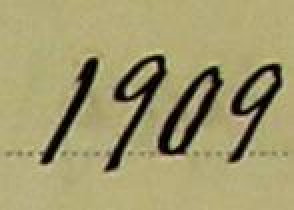
#> input picture Test/Date Strings Part I/Part I/T_v120950.b2100.s204.jpg, 147 x 105 px (shown 2 times larger); its folder holds only this picture in this run
$ jupyter execute --allow-errors digit_based.ipynb   (older library calls are emulated)
#> lines starting #> are read from the running program, lines starting #| are printed output that depends on the picture; after the words box and inside, x2 and y2 are one past the last pixel; in counts of white or black regions, pixels touching at a corner belong together
#> further down, image is the input picture: shape (105, 147, 3); mean B, G, R 109.8, 153.9, 161.9
#> `gray_ = cv2.cvtColor(image, cv2.COLOR_BGR2GRAY)`:
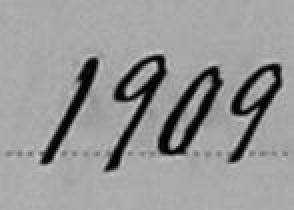
#> gray_: shape (105, 147) (shown 2 times larger); min 1, max 200, mean 151.2
#> `gray_ = gray_[10:-10, 3:-3]`:
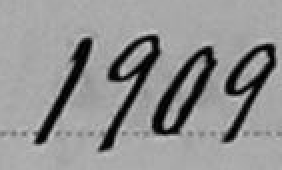
#> gray_: shape (85, 141) (shown 2 times larger); min 1, max 200, mean 145.9
[cell 1]
import torch
import torchvision
import torch.nn.functional as F
from torchvision import transforms
#from sklearn.preprocessing import LabelBinarizer
from PIL import Image
import matplotlib.pyplot as plt
import cv2
#import imutils
import numpy as np
import os
import pandas as pd
from torch.utils.data import TensorDataset
import torch.nn as nn


# Veriye özel çok fazla IF koyduğum için bu yöntemle devam etmek istemedim.

[cell 2]
def rotate_image(mat, angle):

    #Rotates an image (angle in degrees) and expands image to avoid cropping

#> called with angle = 45
    height, width = mat.shape[:2] # image shape has 3 dimensions
#> height = 85; width = 141
    image_center = (width/2, height/2) # getRotationMatrix2D needs coordinates in reverse order (width, height) compared to shape
#> image_center = (70.5, 42.5)

    rotation_mat = cv2.getRotationMatrix2D(image_center, angle, 1.)

    # rotation calculates the cos and sin, taking absolutes of those.
    abs_cos = abs(rotation_mat[0,0])
#> abs_cos = 0.707
    abs_sin = abs(rotation_mat[0,1])
#> abs_sin = 0.707

    # find the new width and height bounds
    bound_w = int(height * abs_sin + width * abs_cos)
#> bound_w = 159
    bound_h = int(height * abs_cos + width * abs_sin)
#> bound_h = 159

    # subtract old image center (bringing image back to origo) and adding the new image center coordinates
    rotation_mat[0, 2] += bound_w/2 - image_center[0]
    rotation_mat[1, 2] += bound_h/2 - image_center[1]

    # rotate image with the new bounds and translated rotation matrix
    rotated_mat = cv2.warpAffine(mat, rotation_mat, (bound_w, bound_h), borderMode=cv2.BORDER_CONSTANT, borderValue=(175,175,175))
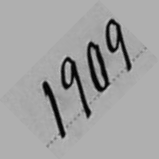
#> rotated_mat: shape (159, 159); min 1, max 193, mean 161.2
#> `blurred = cv2.GaussianBlur(gray, (5, 5), 0)`:
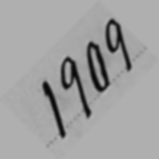
#> blurred: shape (159, 159); min 6, max 178, mean 161.2
#> `edged = cv2.Canny(blurred, 30, 150)`:
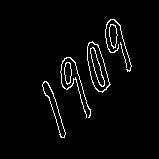
#> edged: shape (159, 159); 3.1% white in thin lines or dots, all inside (x1, y1, x2, y2) = (42, 19, 132, 138)
#> `cnts = cv2.findContours(edged.copy(), cv2.RETR_EXTERNAL, cv2.CHAIN_APP..`: cnts = 7 contours, 1 with area under 20; largest, box (x1, y1, x2, y2) and area: (87, 41, 111, 93) 687, (42, 81, 66, 138) 316, (109, 24, 118, 49) 134, (64, 62, 72, 85) 117, (60, 57, 91, 118) 26, (105, 19, 132, 72) 20
#> `boundingBoxes = [cv2.boundingRect(c) for c in cnts[0]]`: boundingBoxes = [(42, 81, 24, 57), (64, 62, 8, 23), (60, 57, 31, 61), (120, 42, 7, 26), (87, 41, 24, 52), (109, 24, 9, 25), (105, 19, 27, 53)]
#> `(cnts, boundingBoxes) = zip(*sorted(zip(cnts[0], boundingBoxes), key=l..`: boundingBoxes = ((42, 81, 24, 57), (60, 57, 31, 61), (64, 62, 8, 23), (87, 41, 24, 52), (105, 19, 27, 53), (109, 24, 9, 25), (120, 42, 7, 26))
    #rotated_mat = cv2.warpAffine(mat, rotation_mat, (bound_w, bound_h), borderMode=cv2.BORDER_REPLICATE)
    return rotated_mat

[cell 3]
from sklearn.metrics import classification_report
import numpy as np

#labels = ['A', 'B', 'C']
labels = [str(i) for i in range(10)]

y_true = np.array([[1, 0, 7],
                   [2, 3, 5],
                   [4, 5, 6]])
y_pred = np.array([[1, 0, 0],
                   [1, 3, 5],
                   [4, 5, 6]])

#> (the rest of this cell did not finish here and is left out)

#> (a cell that did not finish here is left out)

#> (a cell that did not finish here is left out)

#> (a cell that did not finish here is left out)

#> `boundingBoxes = [cv2.boundingRect(c) for c in cnts[0]]`: boundingBoxes = [(42, 81, 24, 57), (64, 62, 8, 23), (60, 57, 31, 61), (120, 42, 7, 26), (87, 41, 24, 52), (109, 24, 9, 25), (105, 19, 27, 53)]
#> `(cnts, boundingBoxes) = zip(*sorted(zip(cnts[0], boundingBoxes), key=l..`: boundingBoxes = ((42, 81, 24, 57), (60, 57, 31, 61), (64, 62, 8, 23), (87, 41, 24, 52), (105, 19, 27, 53), (109, 24, 9, 25), (120, 42, 7, 26))
    blurred = cv2.GaussianBlur(gray, (5, 5), 0)
    # perform edge detection, find contours in the edge map, and sort the
    # resulting contours from left-to-right
    edged = cv2.Canny(blurred, 30, 150)
    cnts = cv2.findContours(edged.copy(), cv2.RETR_EXTERNAL,
        cv2.CHAIN_APPROX_SIMPLE)
    chars = []
    boundingBoxes = [cv2.boundingRect(c) for c in cnts[0]]
    if len(boundingBoxes) == 0:
        print(i)
        continue
    (cnts, boundingBoxes) = zip(*sorted(zip(cnts[0], boundingBoxes), key=lambda b: b[1][0], reverse=False))

    for c in cnts:
        # compute the bounding box of the contour
        (x, y, w, h) = cv2.boundingRect(c)
        # filter out bounding boxes, ensuring they are neither too small
        # nor too large
        if (w >= 5 and w <= 150) and (h >= 35 and h <= 120):
            # extract the character and threshold it to make the character
            # appear as *white* (foreground) on a *black* background, then
            # grab the width and height of the thresholded image
            roi = gray[y:y + h, x:x + w]
            thresh = cv2.threshold(roi, 0, 255,
                cv2.THRESH_BINARY_INV | cv2.THRESH_OTSU)[1]
            (tH, tW) = thresh.shape
            # if the width is greater than the height, resize along the
            # width dimension
            if tW > tH:
                thresh = imutils.resize(thresh, width=32)
            # otherwise, resize along the height
            else:
                thresh = imutils.resize(thresh, height=32)
            # re-grab the image dimensions (now that its been resized)
            # and then determine how much we need to pad the width and
            # height such that our image will be 32x32
            (tH, tW) = thresh.shape
            dX = int(max(0, 32 - tW) / 2.0)
            dY = int(max(0, 32 - tH) / 2.0)
            # pad the image and force 32x32 dimensions
            padded = cv2.copyMakeBorder(thresh, top=dY, bottom=dY,
                left=dX, right=dX, borderType=cv2.BORDER_CONSTANT,
                value=(0, 0, 0))
            padded = cv2.resize(padded, (32, 32))
            # prepare the padded image for classification via our
            # handwriting OCR model
            #padded = padded.astype("float32") / 255.0
            padded = np.expand_dims(padded, axis=-1)
            # update our list of characters that will be OCR'd
            chars.append((padded, (x, y, w, h)))
    #if len(chars) >= 5:
        #plt.imsave('Date Strings Part I/dataset/' + str(labels[i[:-4]][-1]) + i[:-4] + '.jpg', chars[-2][0].reshape(32,32), cmap='gray')
    #else:
    if len(chars) != 4:
        #print(i)
        continue
    if (labels[i[:-4]][0] == 9 and labels[i[:-4]][1] < 2) or (labels[i[:-4]][0] == 8):
        continue
    else:
        if labels[i[:-4]][-1] == 0:
            plt.imsave('Date Strings Part I/0/' + str(labels[i[:-4]][-1]) + i[:-4] + '.jpg', chars[-1][0].reshape(32,32), cmap='gray')
        elif labels[i[:-4]][-1] == 1:
            plt.imsave('Date Strings Part I/1/' + str(labels[i[:-4]][-1]) + i[:-4] + '.jpg', chars[-1][0].reshape(32,32), cmap='gray')
        elif labels[i[:-4]][-1] == 2:
            plt.imsave('Date Strings Part I/2/' + str(labels[i[:-4]][-1]) + i[:-4] + '.jpg', chars[-1][0].reshape(32,32), cmap='gray')
        elif labels[i[:-4]][-1] == 3:
            plt.imsave('Date Strings Part I/3/' + str(labels[i[:-4]][-1]) + i[:-4] + '.jpg', chars[-1][0].reshape(32,32), cmap='gray')
        elif labels[i[:-4]][-1] == 4:
            plt.imsave('Date Strings Part I/4/' + str(labels[i[:-4]][-1]) + i[:-4] + '.jpg', chars[-1][0].reshape(32,32), cmap='gray')
        elif labels[i[:-4]][-1] == 5:
            plt.imsave('Date Strings Part I/5/' + str(labels[i[:-4]][-1]) + i[:-4] + '.jpg', chars[-1][0].reshape(32,32), cmap='gray')
        elif labels[i[:-4]][-1] == 6:
            plt.imsave('Date Strings Part I/6/' + str(labels[i[:-4]][-1]) + i[:-4] + '.jpg', chars[-1][0].reshape(32,32), cmap='gray')
        elif labels[i[:-4]][-1] == 7:
            plt.imsave('Date Strings Part I/7/' + str(labels[i[:-4]][-1]) + i[:-4] + '.jpg', chars[-1][0].reshape(32,32), cmap='gray')
        elif labels[i[:-4]][-1] == 8:
            plt.imsave('Date Strings Part I/8/' + str(labels[i[:-4]][-1]) + i[:-4] + '.jpg', chars[-1][0].reshape(32,32), cmap='gray')
        elif labels[i[:-4]][-1] == 9:
            plt.imsave('Date Strings Part I/9/' + str(labels[i[:-4]][-1]) + i[:-4] + '.jpg', chars[-1][0].reshape(32,32), cmap='gray')

    #plt.imsave('Date Strings Part I/dataset/' + str(labels[i[:-4]][-1]) + i[:-4] + '.jpg', chars[-1][0].reshape(32,32), cmap='gray')

#> (a cell that did not finish here is left out)

#> (a cell that did not finish here is left out)

#> (a cell that did not finish here is left out)

[cell 10]
boundingBoxes
#> Out has the same summary as boundingBoxes

$ run again, on Test/Date Strings Part I/Part I/v121572.b440.s36.jpg
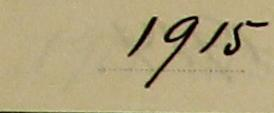
#> input picture Test/Date Strings Part I/Part I/v121572.b440.s36.jpg, 274 x 113 px
#> image is the input picture: shape (113, 274, 3); mean B, G, R 125.2, 163.6, 177.5
#> in rotate_image, `rotated_mat = cv2.warpAffine(mat, rotation_mat, (bound_w, bound_h), bo..`:
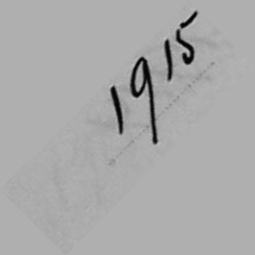
#> rotated_mat: shape (255, 255); min 2, max 193, mean 169.8
#> `edged = cv2.Canny(blurred, 30, 150)`:
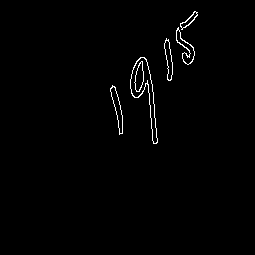
#> edged: shape (255, 255); 1.1% white in thin lines or dots, all inside (x1, y1, x2, y2) = (110, 11, 198, 144)
#> cnts = 5 contours; box (x1, y1, x2, y2) and area: (130, 57, 158, 144) 810, (176, 27, 195, 65) 238, (110, 85, 123, 135) 228, (164, 38, 173, 81) 182, (180, 11, 198, 30) 100
#> `boundingBoxes = [cv2.boundingRect(c) for c in cnts[0]]`: boundingBoxes = [(110, 85, 13, 50), (130, 57, 28, 87), (164, 38, 9, 43), (176, 27, 19, 38), (180, 11, 18, 19)]
#> `(cnts, boundingBoxes) = zip(*sorted(zip(cnts[0], boundingBoxes), key=l..`: boundingBoxes = ((110, 85, 13, 50), (130, 57, 28, 87), (164, 38, 9, 43), (176, 27, 19, 38), (180, 11, 18, 19))
#> `boundingBoxes = [cv2.boundingRect(c) for c in cnts[0]]`: boundingBoxes = [(110, 85, 13, 50), (130, 57, 28, 87), (164, 38, 9, 43), (176, 27, 19, 38), (180, 11, 18, 19)]
#> `(cnts, boundingBoxes) = zip(*sorted(zip(cnts[0], boundingBoxes), key=l..`: boundingBoxes = ((110, 85, 13, 50), (130, 57, 28, 87), (164, 38, 9, 43), (176, 27, 19, 38), (180, 11, 18, 19))
#> Out has the same summary as boundingBoxes
